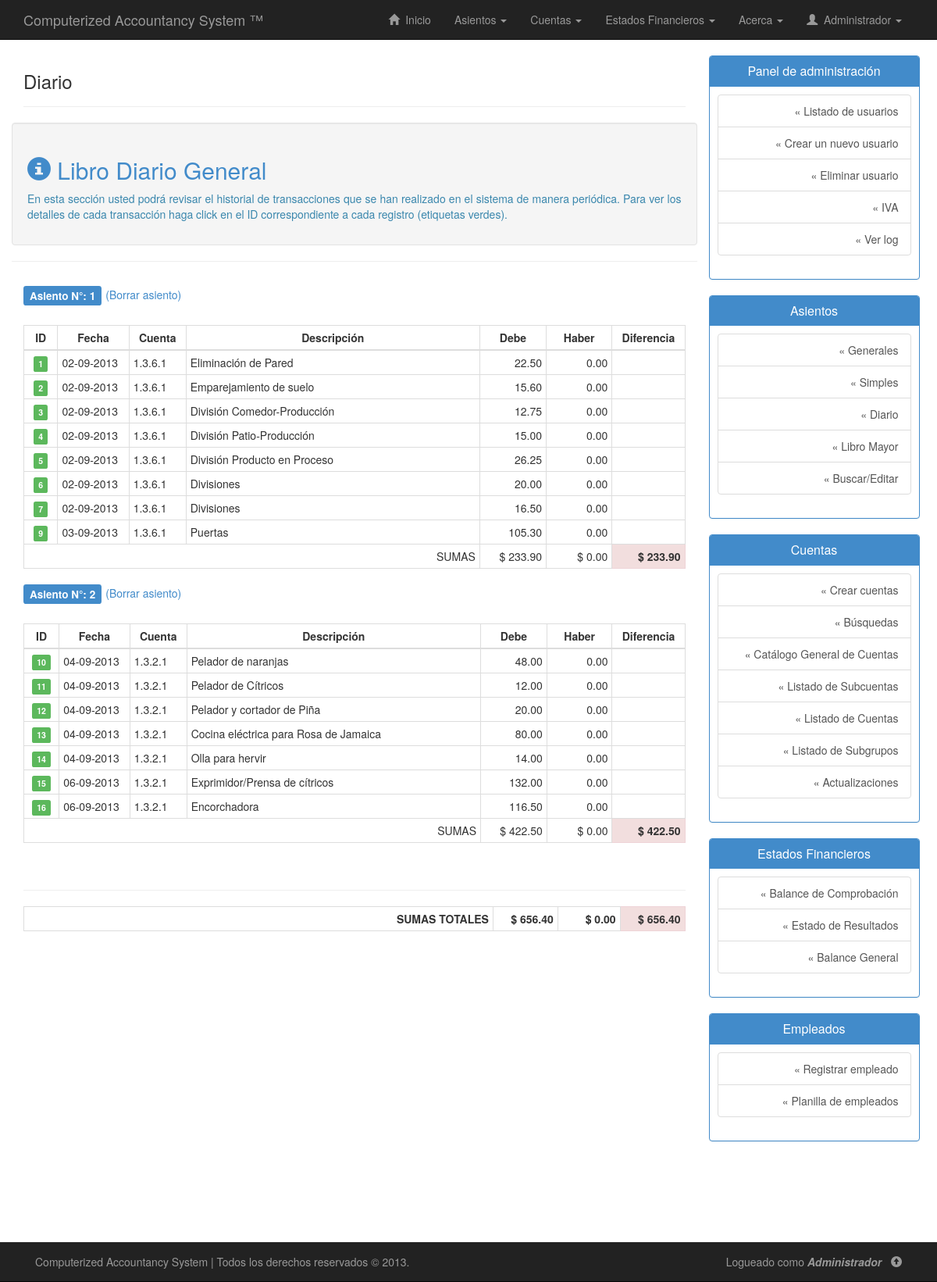
The app's page /php/diario.php (signed in) with its own data.
### tables this page shows
CREATE TABLE IF NOT EXISTS `registro` (
  `id` int(11) NOT NULL AUTO_INCREMENT,
  `fecha` date NOT NULL,
  `transaccion` int(11) NOT NULL,
  `tipo` varchar(20) NOT NULL,
  `cuenta` varchar(20) DEFAULT NULL,
  `concepto` varchar(255) DEFAULT NULL,
  `debe` decimal(18,2) DEFAULT NULL,
  `haber` decimal(18,2) DEFAULT NULL,
  `descripcion` varchar(255) DEFAULT NULL,
  `partida_doble` varchar(20) DEFAULT NULL,
  `justificante` varchar(30) DEFAULT NULL,
  `fecha_modificacion` date DEFAULT NULL,
  `usuario_creacion` varchar(50) DEFAULT NULL,
  `usuario_modif` varchar(50) DEFAULT NULL,
  `ip` varchar(15) DEFAULT NULL,
  PRIMARY KEY (`id`)
);

### php/funciones.php (the view, shortened to what this page needs)
<?php
function asientos($conexion, $transaccion) {
	$sql = "SELECT id, DATE_FORMAT(fecha,'%d-%m-%Y')as fecha, cuenta, concepto, debe, haber FROM registro WHERE transaccion = $transaccion ORDER BY fecha ASC" ;
	$ex_query = $conexion->query($sql);
	echo "<div>";
	echo "<h4><span class='label label-primary'>Asiento N°: ".$transaccion."</span>&nbsp;<small><a href='borrar-asiento.php?transaccion=".$transaccion."'>(Borrar asiento)</a></small></h4>";
	echo "<br />";
	echo "<div>";
	echo "<table class='table table-bordered table-condensed table-hover'>";
	echo "<thead>";
	echo "<tr>";
	echo "<th width='50' class='text-center'>ID</th>";
	echo "<th width='110' class='text-center'>Fecha</th>";
	echo "<th width='80' class='text-center'>Cuenta</th>";
	echo "<th width=500' class='text-center'>Descripción</th>";
	echo "<th width='100' class='text-center'>Debe</th>";
	echo "<th width='100' class='text-center'>Haber</th>";
	echo "<th width='100' class='text-center'>Diferencia</th>";
	echo "</tr>";
	echo "</thead>";
	echo "<tbody>";
	while ($regs = $ex_query->fetch_assoc()) {
		$id=$regs["id"];
		echo "<tr>";
		echo "<td align='center'><a class='label label-success' href='ver-asiento.php?id=$id'>".$regs["id"]."</td>";
		echo "<td>".$regs["fecha"]."</td>";
		echo "<td>".$regs["cuenta"]."</td>";
		echo "<td>".utf8_encode($regs["concepto"])."</td>";
		echo "<td align='right'>".$regs["debe"]."</td>";
		echo "<td align='right'>".$regs["haber"]."</td>";
		echo "<td></td>";
		echo "</tr>";
	}
	$sql = "SELECT SUM(debe) as sumadebe, SUM(haber) AS sumahaber FROM registro WHERE transaccion=$transaccion";
	$ex_query = $conexion->query($sql);
	while($regs = $ex_query->fetch_assoc()){
		$dif = $regs["sumadebe"]-$regs["sumahaber"];
		echo "<tr>";
		echo "<td colspan='4' class='text-right'>SUMAS</td>" ;
		echo "<td align='right'>$ ".number_format($regs["sumadebe"], 2)."</td>";
		echo "<td align='right'>$ ".number_format($regs["sumahaber"], 2)."</td>";
		if($dif!=0){
			echo "<td class='danger' align='right'><strong>$ ".number_format($dif, 2)."</strong></td>";
		} else{
			echo "<td></td>";
		}
		echo "</tr>";
		}
		echo "</tbody>";
		echo "</table>";
		echo "</div>";
		echo "</div>";
		return 1;
	}
?>

### php/diario.php (shortened to what this page needs)
<?php
	include("funciones.php");
?>
<!DOCTYPE html>
<html lang="es">
<head>
	<link rel="stylesheet" type="text/css" href="../css/bootstrap.min.css"/>
	<link rel="stylesheet" type="text/css" href="../css/estilos.css"/>
</head>
<body>
	<?php include("nav.php"); ?>
	<div class="container" id="contenido">
		<div class="row row-offcanvas row-offcanvas-right">
			<div class="col-xs-12 col-sm-9">
				<div class="page-header">
        			<h3>Diario</h3>
        		</div>
        		<div class="row">
                    <div class="col-lg-12 well">
                        <h2 class="text-primary"><span class="glyphicon glyphicon-info-sign"></span> Libro Diario General</h2>
                        <p align="justify" class="text-info">
                            En esta sección usted podrá revisar el historial de transacciones que se han realizado en el sistema de manera periódica. Para ver los detalles de cada transacción haga click en el ID correspondiente a cada registro (etiquetas verdes).
                        </p>
                    </div>
                    <hr>
                    <div class="col-lg-12">
                    </div>
        		</div>
        		<div class="row">
        			<div class="col-lg-12">
        				<?php
        				$sql = "SELECT * FROM registro";
        				$ejecutar_consulta = $conexion->query($sql);
        				if($ejecutar_consulta->num_rows!=0){
        					$sql = "SELECT DISTINCTROW(transaccion) AS transacciones FROM registro";
        					$ejecutar_consulta = $conexion->query($sql);
        					while($registro = $ejecutar_consulta->fetch_assoc()){
        						asientos($conexion, $registro["transacciones"]);
        					}
                            echo "<br><hr>";
                            $sql = "SELECT sum(debe) as sumadebe, sum(haber) as sumahaber from registro";
                            $ejecutar_consulta = $conexion->query($sql);
                            while($registro = $ejecutar_consulta->fetch_assoc()){
                                $dif = $registro["sumadebe"]-$registro["sumahaber"];
                                echo "<div>";
                                echo "<table class='table table-bordered table-condensed table-hover'>";
                                echo "<tr>";
                                echo "<td width='730' class='text-right'><strong>SUMAS TOTALES</strong></td>" ;
                                echo "<td width='90' align='right'><strong>$ ".number_format($registro["sumadebe"],2)."</strong></td>";
                                echo "<td width='90' align='right'><strong>$ ".number_format($registro["sumahaber"], 2)."</strong></td>";
                                if($dif!=0){
                                    echo "<td width='90' class='danger' align='right'><strong>$ ".number_format($dif, 2)."</strong></td>";
                                } else{
                                    echo "<td width='90'></td>";
                                }
                                echo "</tr>";
                                echo "</table>";
                                echo "</div>";
                            }
        				} else {
                            $sql = "CALL reiniciar_saldos()";
                            $ejecutar_consulta = $conexion->query($sql);
        					echo "<div class='alert alert-info'>";
        					echo "No hay asientos.";
        					echo "</div>";
        				}
         				?>
        			</div>
        		</div>
        	</div>
        	<?php include("sidebar.php"); ?>
        </div>
    </div>
	<?php include("footer.php"); ?>
</body>
</html>

### css/estilos.css (style rules this page uses)
body { background: #fff; margin-bottom: 80px; }
.page-header { margin-top: 0; }
#contenido { padding-bottom: 80px; }
table { background: #FFF; }
a { -ms-transition: all 0.25s ease-in; -moz-transition: all 0.25s ease-in; -o-transition: all 0.25s ease-in; -webkit-transition: all 0.25s ease-in; transition: all 0.25s ease-in; }

### records on screen
registro: id "1", fecha "02-09-2013", cuenta "1.3.6.1", concepto "Eliminación de Pared", debe "22.50", haber "0.00"
registro: id "2", fecha "02-09-2013", cuenta "1.3.6.1", concepto "Emparejamiento de suelo", debe "15.60", haber "0.00"
registro: id "3", fecha "02-09-2013", cuenta "1.3.6.1", concepto "División Comedor-Producción", debe "12.75", haber "0.00"
registro: id "4", fecha "02-09-2013", cuenta "1.3.6.1", concepto "División Patio-Producción", debe "15.00", haber "0.00"
registro: id "5", fecha "02-09-2013", cuenta "1.3.6.1", concepto "División Producto en Proceso", debe "26.25", haber "0.00"
registro: id "6", fecha "02-09-2013", cuenta "1.3.6.1", concepto "Divisiones", debe "20.00", haber "0.00"
registro: id "7", fecha "02-09-2013", cuenta "1.3.6.1", concepto "Divisiones", debe "16.50", haber "0.00"
registro: id "9", fecha "03-09-2013", cuenta "1.3.6.1", concepto "Puertas", debe "105.30", haber "0.00"
registro: id "10", fecha "04-09-2013", cuenta "1.3.2.1", concepto "Pelador de naranjas", debe "48.00", haber "0.00"
registro: id "11", fecha "04-09-2013", cuenta "1.3.2.1", concepto "Pelador de Cítricos", debe "12.00", haber "0.00"
registro: id "12", fecha "04-09-2013", cuenta "1.3.2.1", concepto "Pelador y cortador de Piña", debe "20.00", haber "0.00"
registro: id "13", fecha "04-09-2013", cuenta "1.3.2.1", concepto "Cocina eléctrica para Rosa de Jamaica", debe "80.00", haber "0.00"
registro: id "14", fecha "04-09-2013", cuenta "1.3.2.1", concepto "Olla para hervir", debe "14.00", haber "0.00"
registro: id "15", fecha "06-09-2013", cuenta "1.3.2.1", concepto "Exprimidor/Prensa de cítricos", debe "132.00", haber "0.00"
registro: id "16", fecha "06-09-2013", cuenta "1.3.2.1", concepto "Encorchadora", debe "116.50", haber "0.00"

### other values on screen
$_SESSION['usuario'] "Administrador"
$transaccion "1"
$regs["sumadebe"] "233.90"
$regs["sumahaber"] "0.00"
$dif "233.90"
$transaccion "2"
$regs["sumadebe"] "422.50"
$dif "422.50"
$registro["sumadebe"] "656.40"
$registro["sumahaber"] "0.00"
$dif "656.40"
$_SESSION["usuario"] "Administrador"
